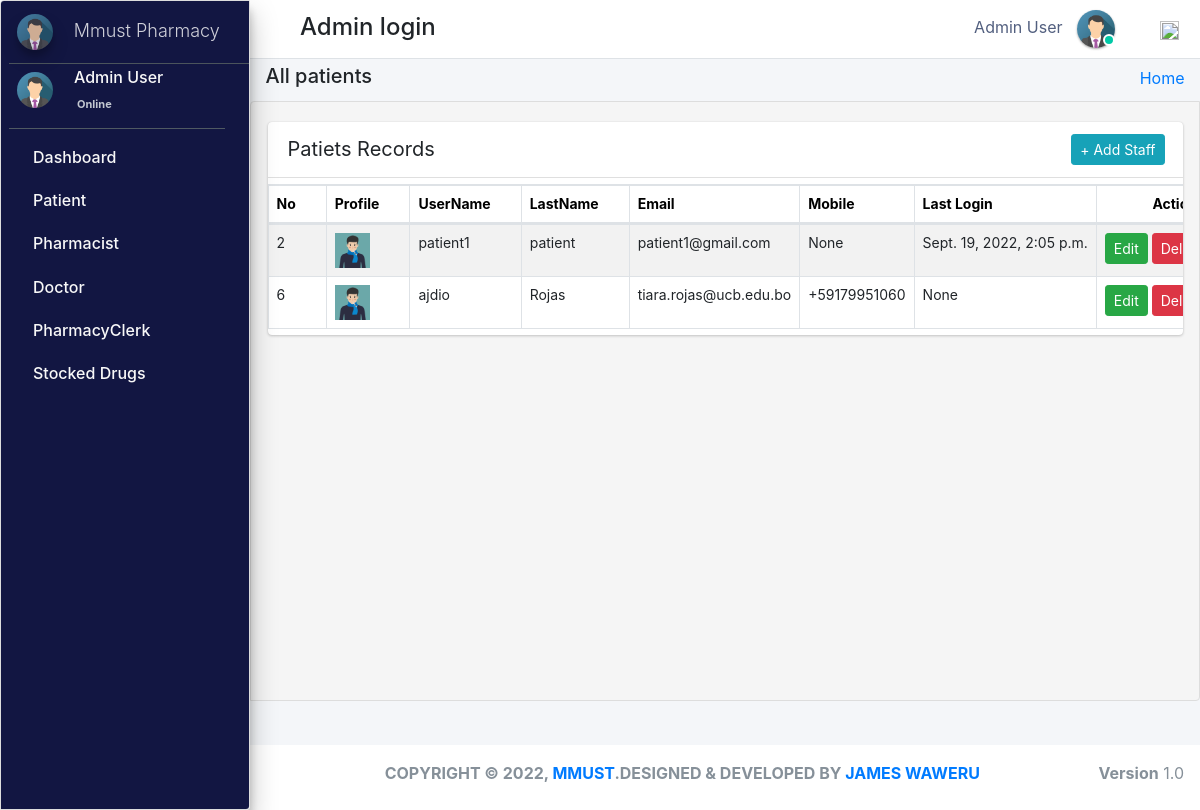
/admin_user/all_patients/ (signed in), run on an earlier commit of the app's database.
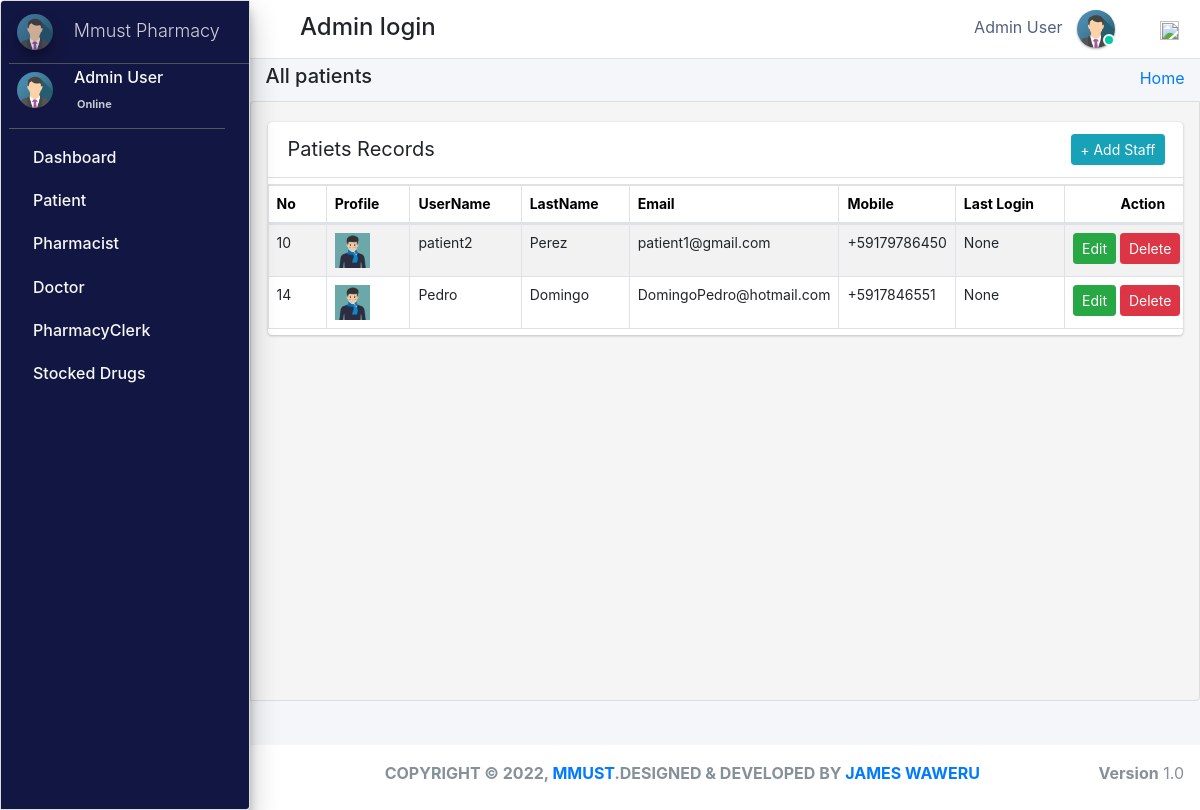
And on a later commit of the database.
### pharmacy/models.py (models this page shows, shortened)
class CustomUser(AbstractUser):
    user_type_data = ((1, "AdminHOD"), (2, "Pharmacist"), (3, "Doctor"), (4, "PharmacyClerk"),(5, "Patients"))
    user_type = models.CharField(default=1, choices=user_type_data, max_length=10)

class AdminHOD(models.Model):
    gender_category=(
        ('Male','Male'),
        ('Female','Female'),
    )
    admin = models.OneToOneField(CustomUser,null=True, on_delete = models.CASCADE)
    emp_no= models.CharField(max_length=100,null=True,blank=True)
    gender=models.CharField(max_length=100,null=True,choices=gender_category)
    mobile=models.CharField(max_length=10,null=True,blank=True)
    address=models.CharField(max_length=300,null=True,blank=True)
    profile_pic=models.ImageField(default="admin.png",null=True,blank=True)
    created_at = models.DateTimeField(auto_now_add=True)
    updated_at = models.DateTimeField(auto_now=True)
    date_employed=models.DateTimeField(auto_now_add=True, auto_now=False)
    objects = models.Manager()

class Patients(models.Model):
    gender_category=(
        ('Male','Male'),
        ('Female','Female'),
    )
    admin = models.OneToOneField(CustomUser,null=True, on_delete = models.CASCADE)
    reg_no=models.CharField(max_length=30,null=True,blank=True,unique=True)
    gender=models.CharField(max_length=7,null=True,blank=True,choices=gender_category)
    first_name=models.CharField(max_length=20,null=True,blank=True)
    last_name=models.CharField(max_length=20,null=True,blank=True)
    dob=models.DateTimeField(auto_now_add= False, auto_now=False,null=True,blank=True)
    phone_number=models.CharField(max_length=10,null=True,blank=True)
    profile_pic=models.ImageField(default="patient.jpg",null=True,blank=True)
    age= models.IntegerField(default='0', blank=True, null=True)
    address=models.CharField(max_length=300,null=True,blank=True)
    date_admitted=models.DateTimeField(auto_now_add=True, auto_now=False)
    last_updated = models.DateTimeField(auto_now_add=False, auto_now=True)

### pharmacy/HODViews.py (the view, shortened to what this page needs)
# urls.py: path('admin_user/all_patients/',HODViews.allPatients,name='all_patients'),
def allPatients(request):
    form = PatientSearchForm1(request.POST or None)
    patients = Patients.objects.all()
    context = {
        "patients": patients,
        "form": form,
        "title": "Admitted Patients"
    }
    return render(request, 'hod_templates/admited_patients.html', context)

### pharmacy/LoginCheckMiddleWare.py (called while the page is built, shortened)
    def process_view(self, request, view_func, view_args, view_kwargs):
        modulename = view_func.__module__
        user = request.user
        if user.is_authenticated:
            if user.user_type == "1":
                pass
            else:
                return redirect("login")
        else:
            if request.path == reverse("login"):
                pass
            else:
                return redirect("login")

### pharmacy/templates/hod_templates/admited_patients.html (shortened to what this page needs)
{% extends 'hod_templates/base_template.html'%}
{% load static %}
{% block page_title %}
<h5>All patients</h5>
{% endblock page_title %}
{% block main_content %}
<section class="content">
    <div class="row">
        <div class="col-md-12 px-3">
            <div class="card card-primar sc">
                <div class="card-header">
                    <span>Patiets Records</span>
                   <div class="card-tools d-flex">
                <a class="btn btn-sm btn-info mr-2" href="{% url 'patient_form' %}" role="button">+ Add Staff</a>
            </div>
                </div>
                <table  class="table table-bordered table-hover dataTable" id="plist">
                    <thead>
                            <tr>
                                    <th>No</th>
                                    <th>Profile</th>
                                    <th>UserName</th>
                                    <th>LastName</th>
                                    <th>Email</th>
                                    <th>Mobile</th>
                                     <th>Last Login</th>
                                     <th class="text-center">Action</th>
                            </tr>
                    </thead>
                    <tbody>
                            {% for patient in patients %}
                            <tr class="hov"> <td>{{patient.admin.id}}</td>
                                <td> <img src="{{patient.profile_pic.url}}" class="" width="35" height="35" alt=""></td>
                                <td>{{patient.admin}}</td>
                                <td>{{patient.admin.last_name}}</td>
                                <td>{{patient.admin.email}}</td>
                                <td>{{patient.phone_number}}</td>
                                <td>{{patient.admin.last_login}}</td>
                                <td><a href="{% url 'edit_patient' patient.admin.id %}" class="btn btn-sm btn-success">Edit</a>
                                    <a href="{% url 'delete_patient' patient.id %}" class="btn btn-sm btn-danger">Delete</a></<a>
                                    <a href="{% url 'patient_record' patient.id %}" class="btn btn-sm btn-warning">View</a></td>
                            </tr>
                            {% endfor %}
                    </tbody>
                </table>
            </div>
        </div>
    </div>
</section>
{% endblock %}

### pharmacy/templates/hod_templates/base_template.html (shortened to what this page needs)
{% extends 'base_file.html' %} {% block htm %}
<body class="hold-transition sidebar-mini layout-fixed">
    <div class="wrapper">
        <nav class="main-header navbar navbar-expand navbar-white navbar-light">
            <ul class="navbar-nav">
                <li class="nav-item">
                    <a class="nav-link" data-widget="pushmenu" href="#" role="button"><em class="fas fa-bars"></em> </a>
                </li>
            </ul>
            <h4 style="margin-left: 10px; margin-top: 5px;">Admin login </h4>
            <ul class="navbar-nav ml-auto">
                <li class="mx-3">
                    <a href="#" class="sm-submenu-with-image a">
                        <span>{{user.first_name}}  {{user.last_name}}</span>
                        <img src="{{request.user.adminhod.profile_pic.url}}" class="img-circle elevation-1" width="38" height="38" alt="">
                        <span class="avatar-status avatar-sm-status avatar-status-success"></span>
                    </a>
                </li>
                <li class="nav-item dropdown ml-3 low">
                    <a href="#" class="btn btn-outlined btn-black text-muted bg-transparent " data-toggle="dropdown" aria-expanded="false" data-wow-delay="0.7s"><img src="https://img.icons8.com/ios/50/000000/settings.png" width="19" height="19">
                    </a>
                </li>
            </ul>
        </nav>
        {% include 'hod_templates/sidebar.html'%}
        <div class="content-wrapper">
            <div class="content-header">
                <div class="container-fluid">
                    <div class="row ">
                        <div class="col-sm-6">
                            <h1 class="m-0 text-dark">
                                {% block page_title %} {% endblock page_title %}
                            </h1>
                        </div>
                        <div class="col-sm-6 ">
                            <ol class="breadcrumb float-sm-right">
                                <li class="breadcrumb-item"><a href="">Home</a></li>
                            </ol>
                        </div>
                    </div>
                </div>
            </div>
            {% block main_content %} {% endblock main_content %}
        </div>
        {% include 'hod_templates/footer.html'%}
    </div>
    {% endblock htm %}

### pharm/pharmacy/templates/base_file.html (shortened to what this page needs)
{% load static %}
<!DOCTYPE html>
<html lang="en">
<head>
    <link rel="stylesheet" href="{% static 'css/bootstrap.min.css'%}">
    <link rel="stylesheet" href="{% static 'css/main.css'%}">
    <link rel="stylesheet" href="{% static 'css/profile.css'%}">
    <link rel="stylesheet" href="{% static " fontawesome-free/css/all.min.css " %}">
    <link rel="stylesheet" href="https://code.ionicframework.com/ionicons/2.0.1/css/ionicons.min.css">
    <link rel="stylesheet" href="{% static 'dist/css/adminlte.css'  %}">
    <link rel="stylesheet" href="{% static 'pace-progress/themes/black/pace-theme-flat-top.css' %}">
    <link rel="stylesheet" href="{% static 'datatables-bs4/css/dataTables.bootstrap4.min.css'%}">
    <link rel="stylesheet" href="{% static 'datatables-responsive/css/responsive.bootstrap4.min.css'%}">
    <link rel="stylesheet" href="{% static 'datatables-buttons/css/buttons.bootstrap4.min.css'%}">
    <link rel="stylesheet" href="{% static 'css/select2.css' %}">
    <link href="{% static 'jquery-ui2/jquery-ui.min.css' %}" rel="stylesheet">
    <link href="{% static 'jquery-ui2/jquery-ui.structure.min.css' %}" rel="stylesheet">
    <link href="{% static 'jquery-ui2/jquery-ui.theme.min.css' %}" rel="stylesheet">
</head>
{% block htm %} {% endblock htm%}
</body>
</html>

### pharmacy/templates/hod_templates/sidebar.html (shortened to what this page needs)
<aside class="main-sidebar sidebar-dark-primary elevation-4">
    <a href="" class="brand-link ml-2">
        <img src="{{request.user.adminhod.profile_pic.url}}" alt="" width="36" height="36" class=" img-circle elevation-3" style="opacity: .8">
        <span class="brand-text font-weight-light mt-1 ml-3 mmust">Mmust Pharmacy</span>
    </a>
    <div class="sidebar">
        <div class="user-panel mr-3">
            <div class="pull-left image sm-submenu-with-image a ml-2 ">
                <img src="{{request.user.adminhod.profile_pic.url}}" class="img-circle mt-2" width="36" height="36" alt="User Image">
            </div>
            <div class="pull-left info">
                <p>{{user.first_name}} {{user.last_name}}</p>
                <a href="#"><em class="fa fa-circle text-success "></em>  Online</a>
            </div>
        </div>
        <nav class="mt-2">
            <ul class="nav nav-pills nav-sidebar flex-column" data-widget="treeview" role="menu" data-accordion="false">
                <li class="nav-item">
                    <a href="{% url  'admin_dashboard' %}" class="nav-link">
                        <p>
                            Dashboard
                        </p>
                    </a>
                </li>
                <li class="nav-item">
                    <a href="#" class="nav-link">
                        <p>
                            Patient
                        </p>
                    </a>
                </li>
                <li class="nav-item">
                    <a href="#" class="nav-link">
                        <p>
                            Pharmacist
                        </p>
                    </a>
                </li>
                <li class="nav-item">
                    <a href="#" class="nav-link">
                        <p>
                            Doctor
                        </p>
                    </a>
                </li>
                <li class="nav-item">
                    <a href="#" class="nav-link">
                        <p>
                            PharmacyClerk
                        </p>
                    </a>
                </li>
                <li class="nav-item">
                    <a href="#" class="nav-link">
                        <p>
                            Stocked Drugs
                        </p>
                    </a>
                </li>
            </ul>
        </nav>
    </div>
</aside>

### pharmacy/templates/hod_templates/footer.html
<footer class="main-footer pt-3 text-center">
    <strong>COPYRIGHT &copy; {% now "Y" %}, <a href="#">MMUST</a>.DESIGNED & DEVELOPED BY <a href="#">JAMES WAWERU</a></strong>
    <div class="float-right d-none d-sm-inline-block">
        <b>Version</b> 1.0
    </div>
</footer>

### static/css/main.css (style rules this page uses)
html { font-family: sans-serif; line-height: 1.15; -webkit-text-size-adjust: 100%; -webkit-tap-highlight-color: transparent; }
body { overflow-y: hidden; overflow-x: hidden; font-family: -apple-system, BlinkMacSystemFont, "Segoe UI", Roboto, "Helvetica Neue", Arial, "Noto Sans", sans-serif, "Apple Color Emoji", "Segoe UI Emoji", "Segoe UI Symbol", "Noto Color Emoji" !important; }
th { color: rgb(0, 0, 0); font-size: 14px !important; }
.content { background-color: #f5f5f5; border: 1px solid #dddddd; border-radius: 4px 0px 4px 0px; left: -1px; padding: 10px 7px 5px; }
.main-sidebar { background: #ffffff; border: 1px solid #dddddd; border-radius: 4px 0px 4px 0px; font-weight: bold; }
.content { height: 75vh; overflow-y: scroll; overflow-x: hidden; }
.sc { white-space: nowrap; display: block; overflow-x: hidden !important; }
.content .row { margin-top: 20px !important; }
.main-sidebar { background-color: #121642 !important; color: white !important; }
.main-sidebar p { color: #f8f8f8 !important; font-weight: 500 !important }
td { font-size: 14px !important; }
.hov { transition: transform .5s; }
.avatar-status { position: absolute; bottom: 12px; right: 75.4px; display: -ms-inline-flexbox; display: inline-flex; -ms-flex-negative: 0; flex-shrink: 0; -ms-flex-pack: center; justify-content: center; -ms-flex-align: center; align-items: center; white-space: nowrap; text-align: center; vertical-align: baseline; font-weight: 600; border: .125rem solid #fff; width: 12px; height: 12px; line-height: 1; font-size: .71094rem; border-radius: 50%; }
.avatar-status-success { color: #fff; background-color: #00c9a7; }
.card-header span { font-size: 20px !important; }
.table>tbody>tr>td, .table>tbody>tr>th, .table>tfoot>tr>td, .table>tfoot>tr>th, .table>thead>tr>td, .table>thead>tr>th { padding: 8px; line-height: 1.42857143; vertical-align: top; }
.pull-left { float: left; }
.pull-left { float: left!important; }
.user-panel>.info { padding: 5px 5px 5px 15px; line-height: 1; position: absolute; left: 55px; }
.user-panel>.info>p { font-weight: 600; margin-bottom: 9px; }
p { margin: 0 0 10px; }
.user-panel { padding-bottom: 20px; }
.user-panel:after { clear: both; }
.user-panel:before, .user-panel:after { content: " "; display: table; }
.user-panel>.info>a { text-decoration: none; padding-right: 5px; margin-top: 3px; font-size: 11px; overflow: hidden; white-space: nowrap; }
.mmust { overflow: hidden; white-space: nowrap; font-size: 18px; }
.table { background: white !important; }
.container-fluid { width: 100%; padding-right: 15px; padding-left: 15px; margin-right: auto; margin-left: auto; }
.row { display: flex; flex-wrap: wrap; margin-right: -15px; margin-left: -15px; }
.d-flex { display: flex !important; z-index: 44; }
.d-flex { display: flex !important; }
.table tbody tr:nth-of-type(odd) { background-color: rgba(0, 0, 0, .05) !important; }
.table tbody tr:nth-of-type(odd) { background-color: rgba(197, 197, 197, 0.05) !important; }
.main-footer { height: 65px !important; background: #ffffff; border-top: none !important; color: #869099; font-size: 1.0rem !important; }
.img-circle { border-radius: 50%; }
.content-wrapper .content-header { padding: 5px 0.5rem !important; }

### static/css/profile.css (style rules this page uses)
li { list-style-type: none ! }
.navbar-nav span { color: #525f7f !important; margin-right: 10px !important; }
body { font-family: 'Rubik', serif; height: 100% !important; }
.table tbody tr:nth-of-type(odd) { background-color: rgba(0, 0, 0, .05) !important; }

What changed in the data, as far as the page shows it:
removed Patients: admin.id "2", profile_pic (picture), admin "patient1", admin.last_name "patient", admin.email "patient1@gmail.com", phone_number "None", admin.last_login "Sept. 19, 2022, 2:05 p.m."
removed Patients: admin.id "6", profile_pic (picture), admin "ajdio", admin.last_name "Rojas", admin.email "tiara.rojas@ucb.edu.bo", phone_number "+59179951060", admin.last_login "None"
added Patients: admin.id "10", profile_pic (picture), admin "patient2", admin.last_name "Perez", admin.email "patient1@gmail.com", phone_number "+59179786450", admin.last_login "None"
added Patients: admin.id "14", profile_pic (picture), admin "Pedro", admin.last_name "Domingo", admin.email "DomingoPedro@hotmail.com", phone_number "+5917846551", admin.last_login "None"
